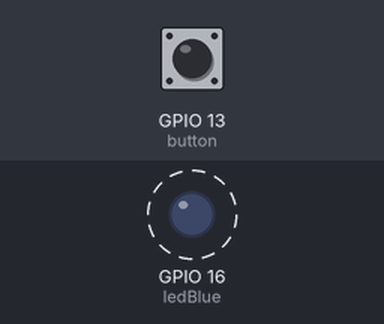
A program run on a simulated ESP8266 board running MicroPython. On the bench: output pins drawn as LEDs (lit = HIGH). Dashed ring = blinking. The test bench sets the inputs (shaded band); at power-on: GPIO 13 (button) HIGH. WiFi joins after 1.5 s; no MQTT or app messages arrive unless stated.

Above: at 1.9 s.
Timing chart, 0 to 4.7 s (numbered marks = the images above):
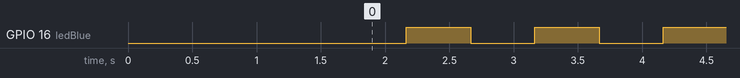

Measured:
- by itself, GPIO 16 (ledBlue): alternates HIGH for 0.50 s and LOW for 0.50 s

The program:

mqtt_test.py
```python
from machine import Pin
import time
import network
from umqtt.simple import MQTTClient

wlan_ssid = "wlan1320"
wlan_pass = "wlan1320pw"
mqtt_ip = "192.168.1.135"

wlan = network.WLAN(network.STA_IF)
wlan.active(True)

wlan.connect(wlan_ssid, wlan_pass)

while not wlan.isconnected():
    time.sleep(0.5)

client = MQTTClient(b"alarm_siko", mqtt_ip)
client.connect()

ledBlue = Pin(16, Pin.OUT)
button = Pin(13, Pin.IN, Pin.PULL_UP)

def pollbutton():
    if button.value() == 1:
        return True
    else:
        return False

alertTriggered = False
alertTime = 0

client.publish(b"/alarmanlage/zustand", b"Good mythical morning! Booted and ready for action.")

while True:
    while not alertTriggered:
        buttonValue = pollbutton()
        time.sleep(0.01)
        if buttonValue:
            alertTriggered = True
            client.publish(b"/alarmanlage/zustand", b"Alert scenario triggered! Waiting for 5000 ticks.")
            alertTime = time.ticks_ms()

    while time.ticks_diff(time.ticks_ms(), alertTime) < 5000:
        for x in range(0, 10):
            ledBlue.off()
            time.sleep(0.5)
            ledBlue.on()
            time.sleep(0.5)
    alertTriggered = False
    client.publish(b"/alarmanlage/zustand", b"Alert over. Listening for input.")
```
